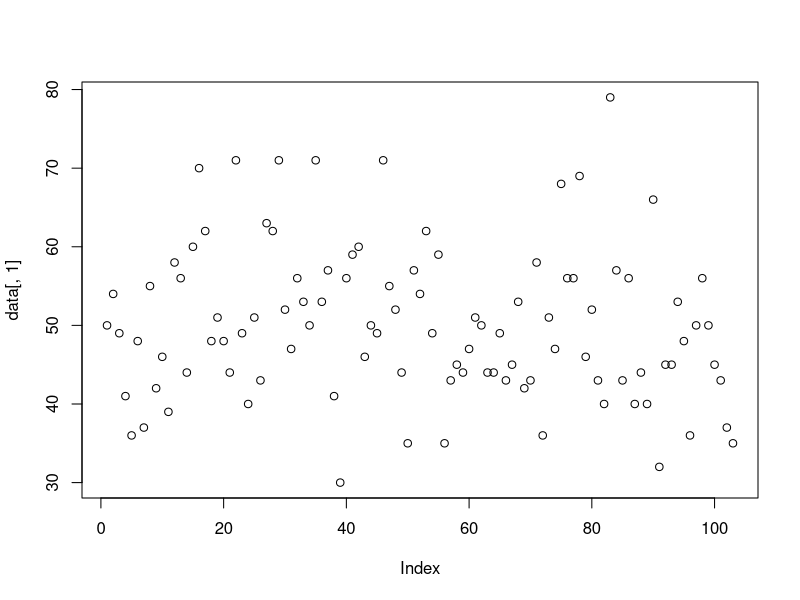
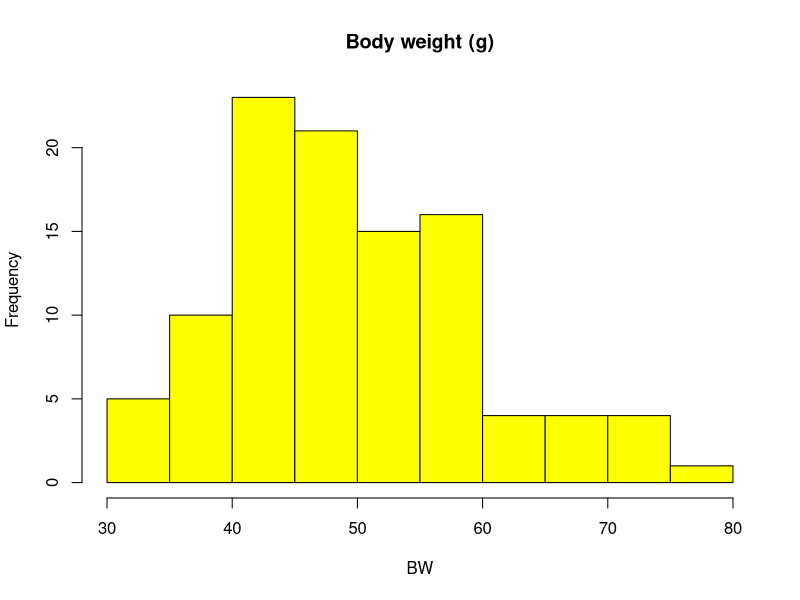
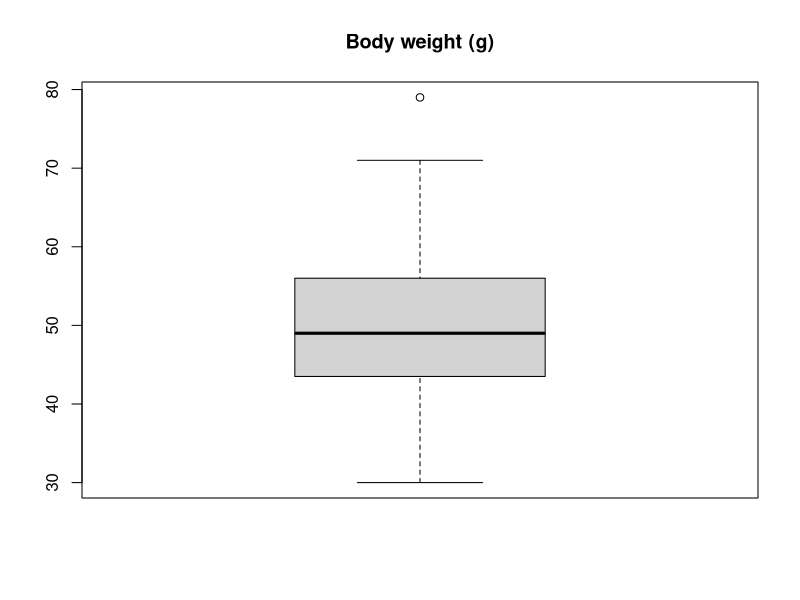
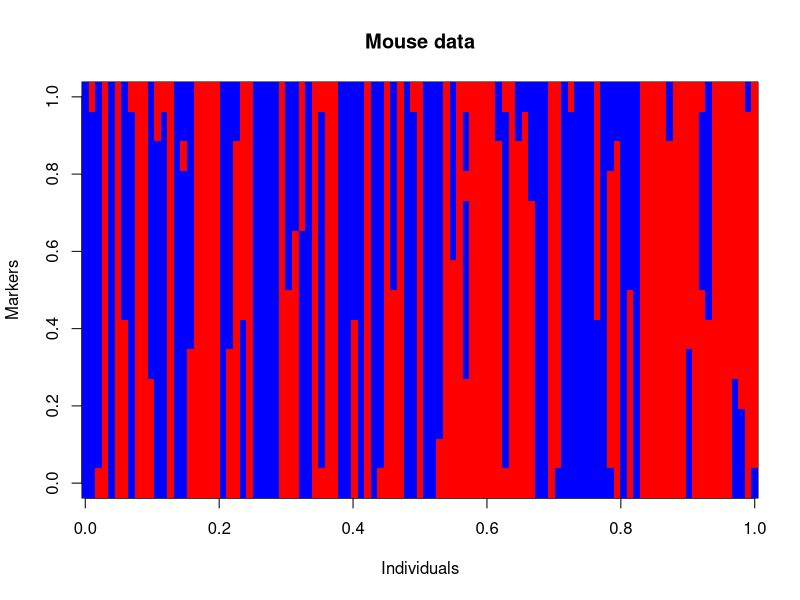
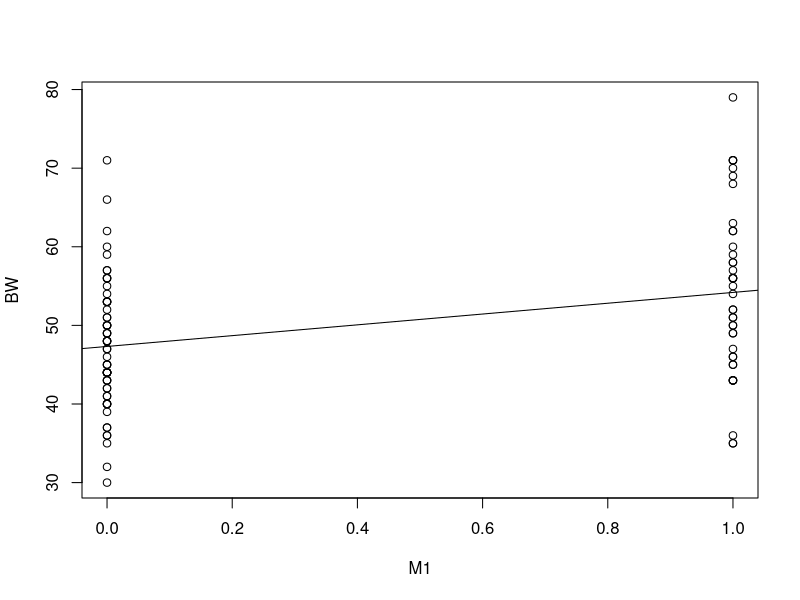

The R script that drew these images, in order:
## ---- chunk 1
1+1
## ---- chunk 2
4-2
## ---- chunk 3
2*3
## ---- chunk 4
6/2
## ---- chunk 5
2^3
## ---- chunk 6
a <- 1+1
a
## ---- chunk 7
b <- 3*2
b
## ---- chunk 8
b/a
## ---- chunk 9
c <- "Aa"
c
## ---- chunk 10
d <- TRUE
d
## ---- chunk 11
class(a)
## ---- chunk 12
class(b)
## ---- chunk 13
class(c)
## ---- chunk 14
class(d)
## ---- chunk 15
d <- as.numeric(d)
d
## ---- chunk 16
class(d)
## ---- chunk 17
vec1 <- c(0, -1, 1/2, 1000, 2)
vec1
## ---- chunk 18
vec2 <- c(1:5)
vec2
## ---- chunk 19
vec1[1]
## ---- chunk 20
vec1 + vec2
## ---- chunk 21
vec2 * 3
## ---- chunk 22
vec3 <- seq(from = 2, to = 4, by = 0.5)
vec3
## ---- chunk 23
vec4 <- rep(x = 1:3, times = 3)
vec4
## ---- chunk 24
vec5 <- rep(x = 1:3, each = 3)
vec5
## ---- chunk 25
table(vec4)
## ---- chunk 26
rev(vec5)
## ---- chunk 27
unique(vec5)
## ---- chunk 28
ls()
## ---- chunk 29
ls()[5] # this selects the fifth element
## ---- chunk 30
rm("c") # to remove a specific object
ls()
## ---- chunk 31
rm(list = c("a","b")) 
ls()
## ---- chunk 32
rm(list = ls()[-4]) # to remove all expect the forth object
ls()
## ---- chunk 33
rm(list = ls()) # remove all objects
ls()
## ---- chunk 34
data <- read.csv(file = "data/mouse.csv", header = TRUE)
head(data)
## ---- chunk 35
tail(data)
## ---- chunk 36
colnames(data)
## ---- chunk 37
dim(data)
## ---- chunk 38
str(data)
## ---- chunk 39
data[c(1:3),] # first three rows
## ---- chunk 40
data[,2] # second column
## ---- chunk 41
data <- data[-1,]
dim(data)
## ---- chunk 42
plot(data[,1])
## ---- chunk 43
hist(data[,"BW"], main = "Body weight (g)", col = "yellow", xlab = "BW")
## ---- chunk 44
boxplot(data$BW, main = "Body weight (g)")
## ---- chunk 45
image(as.matrix(data[,2:15]), col = c("red", "blue"), xlab = "Individuals", ylab = "Markers", main = "Mouse data")
## ---- chunk 46
sum(data$BW)
## ---- chunk 47
mean(data$BW)
## ---- chunk 48
reg1 <- lm(formula = BW ~ M1, data = data)
reg1
## ---- chunk 49
summary(reg1)
## ---- chunk 50
plot(BW ~ M1, data = data)
abline(reg1)
## ---- chunk 51
for(i in 2:15) {
  print(table(data[,i]))
}
## ---- chunk 52
i <- 2
while(i < 15) {
  print(table(data[,i]))
  i <- i+1
}
## ---- chunk 53
save.image("all.RData") # saves all objects in the environment
save(reg1, file = "reg.RData") # save specific objects
